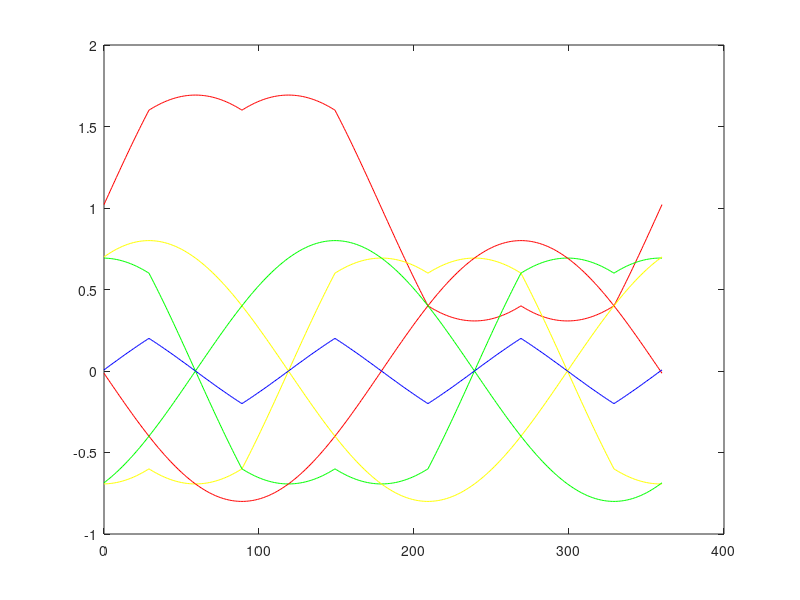

This figure's MATLAB source:
% http://www.cnblogs.com/nixianmin/p/4791428.html
theta = 0:1:360;
vd = 0.0;
vq = 0.8;1.15;
vmax = 0;
vmin = 0;

Valpha =  zeros(size(theta)); 
Vbeta =  zeros(size(theta));
Vx = zeros(size(theta));
Vy = zeros(size(theta));
Vz = zeros(size(theta));

va = zeros(size(theta));
vb = zeros(size(theta));
vc = zeros(size(theta));
com = zeros(size(theta));

N = length(theta);

for i=1:N
    Valpha(i) = vd*cos(i/180*pi)-vq*sin(i/180*pi);
    Vbeta(i) = vq*cos(i/180*pi)+vd*sin(i/180*pi);
    
    va(i) = Valpha(i);
    vb(i) = -0.5*Valpha(i) +sqrt(3)/2*Vbeta(i);
    vc(i) = -0.5*Valpha(i) -sqrt(3)/2*Vbeta(i);
    
    if (va(i) > vb(i))
        vmax = va(i);
        vmin = vb(i);
    else
        vmax = vb(i);
        vmin = va(i);
    end
    
    if(vc(i) > vmax)
        vmax = vc(i);
    elseif (vc(i) < vmin)
        vmin = vc(i);
    end

    vcom = (vmax+vmin)/2;
    Vx(i) = vcom - va(i)+1;
    Vy(i) = vcom - vb(i);
    Vz(i) = vcom - vc(i);
    com(i) = vcom;
        
end

%plot(theta, Valpha);
%hold on
%plot(theta, Vbeta);
%hold on

plot(theta, Vx,'Color','red');
hold on
plot(theta, Vy,'Color','yellow');
hold on
plot(theta, Vz,'Color','green');
hold on

plot(theta, va,'Color','red');
hold on
plot(theta, vb,'Color','yellow');
hold on
plot(theta, vc,'Color','green');
hold on

plot(theta, com,'Color','blue');